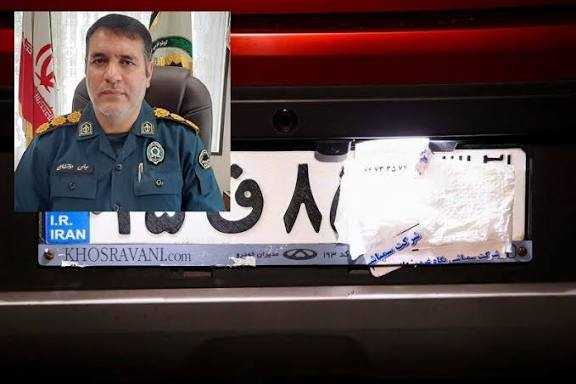
#> input picture test_images/c0001.jpeg, 576 x 384 px, found by its file name; its folder holds only this picture in this run
$ jupyter execute --allow-errors Project_Sumaira_Shaheen_402722144.ipynb   (shell and % lines are left out)
#> lines starting #> are read from the running program, lines starting #| are printed output that depends on the picture
[cell 1]
# Or extract to a specific folder

[cell 2]
# =========================================================
# ONE-SHOT COLAB SCRIPT (READY TO RUN)
# ---------------------------------------------------------
# ✅ we already uploaded our covered images folder:
#    /content/covered
#
# This script will:
# 1) Download an EASY normal dataset (IRCP) with no LFS
# 2) Copy normal images -> /content/dataset/normal
# 3) Copy our covered images -> /content/dataset/covered
# 4) Create a mixed test folder -> /content/test_images
# 5) Write main.py (UPDATED rules to catch PARTIAL covering)
# 6) Run and generate output.txt
# 7) Print first lines + show how many covered detected
#
# ✅ Only requirement from us: our covered images folder exists:
#    /content/covered
# =========================================================

# ✅ OUR COVERED FOLDER (already uploaded & unzipped)
COVERED_SRC_DIR = "/content/cover"

import os, glob, random, shutil, zipfile

BASE = "/content"
DATASET_DIR = os.path.join(BASE, "dataset")
NORMAL_DIR  = os.path.join(DATASET_DIR, "normal")
COVERED_DIR = os.path.join(DATASET_DIR, "cover")
TEST_DIR    = os.path.join(BASE, "test_images")

os.makedirs(NORMAL_DIR, exist_ok=True)
os.makedirs(COVERED_DIR, exist_ok=True)
os.makedirs(TEST_DIR, exist_ok=True)

#> (the rest of this cell did not finish here and is left out)

[cell 3]
import cv2
import matplotlib.pyplot as plt

def show_sample_results(image_dir, output_txt, max_show=6):
#> called with image_dir = '/content/test_images', output_txt = '/content/output.txt', max_show = 6
    results = {}
    with open(output_txt, "r") as f:
#> (reads output.txt from the repository)
        lines = f.readlines()[1:]
        for l in lines:
            name, lab = l.strip().split(",")
            results[name] = lab

    imgs = list(results.keys())[:max_show]

    plt.figure(figsize=(12, 6))
    for i, fn in enumerate(imgs, 1):
        img = cv2.imread(os.path.join(image_dir, fn))
#> img is the input picture: shape (384, 576, 3); mean B, G, R 73.8, 72.8, 87.7
        img = cv2.cvtColor(img, cv2.COLOR_BGR2RGB)

        plt.subplot(2, 3, i)
        plt.imshow(img)
        plt.axis("off")
        plt.title(f"{fn} → Label {results[fn]}")

    plt.suptitle("Sample Predictions (0 = Normal / 1 = Covered)")
    plt.tight_layout()
    plt.show()

#> (the rest of this cell did not finish here and is left out)

[cell 4]
from sklearn.metrics import confusion_matrix
import seaborn as sns
import numpy as np

y_true = []
y_pred = []

covered_files = set(os.path.basename(p) for p in glob.glob("/content/dataset/cover/*"))

with open("/content/output.txt", "r") as f:
    for line in f.readlines()[1:]:
        fn, lab = line.strip().split(",")
        y_pred.append(int(lab))
        y_true.append(1 if fn in covered_files else 0)

cm = confusion_matrix(y_true, y_pred)

plt.figure(figsize=(5,4))
sns.heatmap(cm, annot=True, fmt="d", cmap="Blues",
            xticklabels=["Normal", "Covered"],
            yticklabels=["Normal", "Covered"])
plt.xlabel("Predicted")
plt.ylabel("Actual")
plt.title("Confusion Matrix")
plt.show()
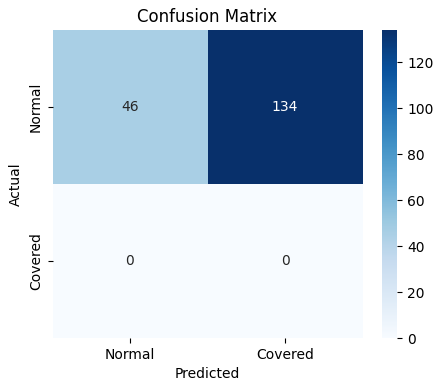
#> figure drawn by matplotlib, 2 panels

[cell 5]
from sklearn.metrics import accuracy_score, precision_score, recall_score, f1_score

acc = accuracy_score(y_true, y_pred)
prec = precision_score(y_true, y_pred)
rec = recall_score(y_true, y_pred)
f1 = f1_score(y_true, y_pred)

metrics = [acc, prec, rec, f1]
labels = ["Accuracy", "Precision", "Recall", "F1-score"]

plt.figure(figsize=(6,4))
plt.bar(labels, metrics)
plt.ylim(0,1)
plt.title("Performance Metrics")
plt.show()
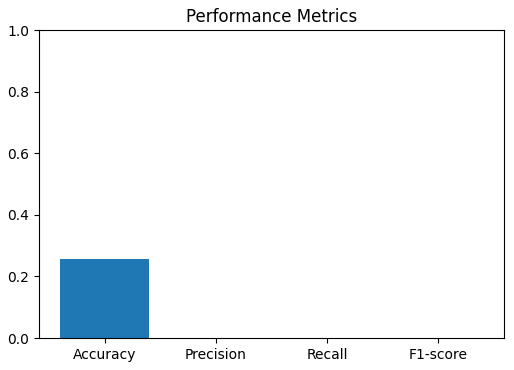
#> figure drawn by matplotlib, 1 panel; tallest bar 0.256 high, from x = -0.4 to 0.4
